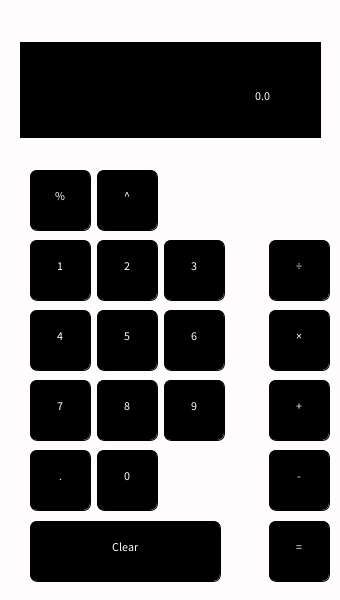
Frame 1 (no input)
Frame 60 (the mouse pressed at the canvas centre just before this capture): identical to frame 1, image omitted
Frame 120 (the mouse held since frame 60 and released just before this capture): identical to frame 1, image omitted

The Processing sketch that drew this single still picture (run headless with seeded random() and noise(); from frame 60 on, the mouse is pressed at the canvas centre):

// Processing sketch: Calculator
// ── Calculator.pde
// Alec Peng | Nov 2022 | Calculator Project
Button[] numButtons = new Button[10];
Button[] opButtons = new Button[9];
String dVal = "0.0";
char op = ' ';
float l, r, result;
boolean left = true;
void setup() {
  size(340, 600);
  color(#FAFDFF);
  numButtons[0] = new Button(127, 480, 60, 60, '0');
  numButtons[1] = new Button(60, 270, 60, 60, '1');
  numButtons[2] = new Button(127, 270, 60, 60, '2');
  numButtons[3] = new Button(194, 270, 60, 60, '3');
  numButtons[4] = new Button(60, 340, 60, 60, '4');
  numButtons[5] = new Button(127, 340, 60, 60, '5');
  numButtons[6] = new Button(194, 340, 60, 60, '6');
  numButtons[7] = new Button(60, 410, 60, 60, '7');
  numButtons[8] = new Button(127, 410, 60, 60, '8');
  numButtons[9] = new Button(194, 410, 60, 60, '9');
  opButtons[0] = new Button(299, 270, 60, 60, '÷');
  opButtons[1] = new Button(299, 340, 60, 60, '×');
  opButtons[2] = new Button(299, 410, 60, 60, '+');
  opButtons[3] = new Button(299, 480, 60, 60, '-');
  opButtons[4] = new Button(60, 200, 60, 60, '%');
  opButtons[5] = new Button(127, 200, 60, 60, '^');
  opButtons[6] = new Button(125, 551, 190, 60, 'C');
  opButtons[7] = new Button(60, 480, 60, 60, '.');
  opButtons[8] = new Button(299, 551, 60, 60, '=');
}


void draw() {
  background(#FFFCFE);
  for (int i=0; i<numButtons.length; i++) {
    numButtons[i].display();
    numButtons[i].hover(mouseX, mouseY);
  }
  for (int i=0; i<opButtons.length; i++) {
    opButtons[i].display();
    opButtons[i].hover(mouseX, mouseY);
  }
  updateDisplay();
}
void keyPressed() {
  println("key:" + key);
  println ("keyCode;" + keyCode);
  if (keyCode == 49 || keyCode == 97) {
    handleEvent("1", true);
  } else if (keyCode == 50 || keyCode == 98) {
    handleEvent("2", true);
  } else if (keyCode ==  51|| keyCode == 99) {
    handleEvent("3", true);
  } else if (keyCode ==  52|| keyCode == 100) {
    handleEvent("4", true);
  } else if (keyCode ==  53|| keyCode == 101) {
    handleEvent("5", true);
  } else if (keyCode ==  54|| keyCode == 102) {
    handleEvent("6", true);
  } else if (keyCode ==  55|| keyCode == 103) {
    handleEvent("7", true);
  } else if (keyCode ==  56|| keyCode == 104) {
    handleEvent("8", true);
  } else if (keyCode ==  57|| keyCode == 105) {
    handleEvent("9", true);
  } else if (keyCode ==  58|| keyCode == 106) {
    handleEvent("0", true);
  } else if (keyCode ==  59|| keyCode == 107) {
    handleEvent("+", false);
  } else if (keyCode ==  60|| keyCode == 108) {
    handleEvent(".", false);
  }else if (keyCode ==  61|| keyCode == 109) {
    handleEvent("/", false);
  }
}
void handleEvent(String val, boolean num) {
  if (num && dVal.length() < 32) {
    if (dVal.equals("0.0")) {
      dVal = val;
    } else {
      dVal += val;
    }
    if (left) {
      l = float(dVal);
    } else {
      r = float(dVal);
    }
  } else if (val.equals("C")) {
    dVal = "0";
    left = true;
    l = 0;
    r = 0;
    result = 0;
    op = ' ';
  } else if (val.equals(".")) {
    if (!dVal.contains(".")) {
      dVal += ".";
    }
  }
}
void mouseReleased() {
  for (int i=0; i<numButtons.length; i++) {
    if (numButtons[i].on) {
      handleEvent(str(numButtons[i].val), true);
    }
  }
  for (int i=0; i<opButtons.length; i++) {
    if (opButtons[i].on && opButtons[i].val == 'C' ) {
      dVal = "0.0";
      op = ' ';
      l = 0.0;
      r = 0.0;
      result = 0.0;
      left=true;
    } else if (opButtons[i].on && opButtons[i].val == '+' ) {
      op = '+';
      dVal = ("0.0");
      left = false;
    } else if (opButtons[i].on && opButtons[i].val == '-' ) {
      op = '-';
      dVal = ("0.0");
      left = false;
    } else if (opButtons[i].on && opButtons[i].val == '×' ) {
      op = '×';
      dVal = ("0.0");
      left = false;
    } else if (opButtons[i].on && opButtons[i].val == '=' ) {
      performCalculation();
    } else if (opButtons[i].on && opButtons[i].val == '%' ) {
      op = '&';
      dVal = ("0.0");
      left = false;
    } else if (opButtons[i].on && opButtons[i].val == '^' ) {
      op = '^';
      dVal = ("0.0");
      left = false;
    } else if (opButtons[i].on && opButtons[i].val == '÷' ) {
      op = '÷';
      dVal = ("0.0");
      left = false;
    }
  }
  println("l;" + l + " r;" + r + " op:" + op +"left;" + left + " Result " + result);
}

void updateDisplay() {
  fill(0);
  rect(170, 90, 300, 95);
  fill(255);
  textAlign(RIGHT);
  text(dVal, width-70, 100);
}

void performCalculation() {
  if (op == '+') {
    result = l + r;
  } else if (op == '-') {
    result = l - r;
  } else if (op == 'x') {
    result = l * r;
  } else if (op == '÷') {
    result = l/r;
  }
  dVal = str(result);
  l = result;
  left = true;
}

// ── Buttons.pde
class Button {
  // Member Variables
  int x, y, w, h;
  char val;
  color c1, c2;
  boolean on;
  //Constructor
  Button(int x, int y, int w, int h, char val) {
    this.x = x;
    this.y = y;
    this.w = w;
    this.h = h;
    this.val = val;
    c1 = color(0);
    c2 = color(#83D5FA);
    on = false;
  }
  // Member Methods
  void display() {
    rectMode(CENTER);
    if (on) {
      fill(c2);
    } else {
      fill(c1);
    }
    rect(x, y, w, h, 8);
    fill(255);
    textAlign(CENTER);
    if (val=='C') {
      text("Clear",x,y);
    } else {
    text(val, x, y);
  }
 }
  void hover(int mx, int my) {
    on = (mx > x - h/2 && mx < x + w/2 && my>y-h/2 && my<y+h/2);
  }
}
